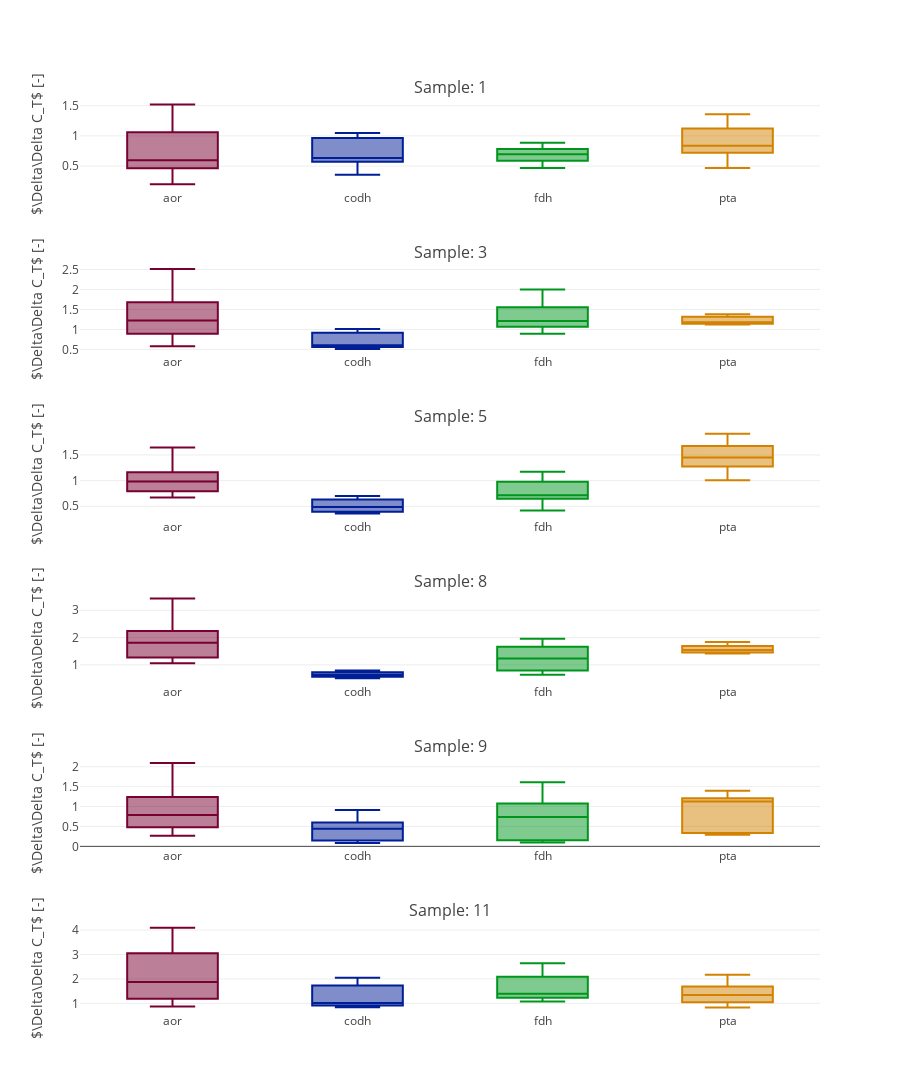

Write notebook code for a chart like this one.
### Code cell
def box_of_expressions():
    grouped_ddCts = compExps.groupby(by="Sample")

    traces = [
        go.Box(
            x=inner_df.GOI,
            y=inner_df.CompExp,
            name=("Sample: %s, GOI: %s"%(sample, goi)),
            marker=dict(
                color=color_map[goi]
            )
        )
        for sample, outer_df in grouped_ddCts if not outer_df.empty
        for goi, inner_df in outer_df.groupby(by="GOI") if not inner_df.empty
    ]

    unique_samples = ddCts.Sample.unique().map(lambda s: "Sample: %s"%(s))
    unique_gois = ddCts.GOI.unique()

    fig = plotly_tools.make_subplots(rows=len(unique_samples), cols=1, subplot_titles=unique_samples)

    for i, trace in enumerate(traces):
        yi = int(np.floor(i / len(unique_gois)))+1
        fig.append_trace(trace, yi, 1)
        fig['layout']['yaxis'+str(yi)].update(title='$\Delta\Delta C_T$ [-]')

    fig['layout'].update(height=1500, showlegend=False)

    py.iplot(fig)
    
box_of_expressions()

### Figure 1 — Plotly figure (JSON) as saved in the notebook; plotly's stock layout.template omitted (floating-point values rounded to 4 significant figures)
{"data": [{"marker": {"color": "rgb(120, 0, 50)"}, "name": "Sample: 1, GOI: aor", "type": "box", "uid": "07e1f18e-b1cf-4582-bb36-2f031717f907", "x": ["aor", "aor", "aor", "aor", "aor", "aor", "aor", "aor", "aor"], "xaxis": "x", "y": [0.5091, 1.521, 1.306, 0.3268, 0.9764, 0.8388, 0.1997, 0.5967, 0.5126], "yaxis": "y"}, {"marker": {"color": "rgb(0, 30, 150)"}, "name": "Sample: 1, GOI: codh", "type": "box", "uid": "bc5b99af-8b2b-4a40-9624-f0c2bde30f95", "x": ["codh", "codh", "codh", "codh", "codh", "codh", "codh", "codh", "codh"], "xaxis": "x", "y": [0.5844, 0.9894, 1.047, 0.5345, 0.9049, 0.9576, 0.3549, 0.6009, 0.6359], "yaxis": "y"}, {"marker": {"color": "rgb(0, 150, 30)"}, "name": "Sample: 1, GOI: fdh", "type": "box", "uid": "8d39a930-9d6e-4662-b4d5-38649e1deae5", "x": ["fdh", "fdh", "fdh", "fdh", "fdh", "fdh", "fdh", "fdh", "fdh"], "xaxis": "x", "y": [0.5976, 0.7222, 0.7603, 0.6976, 0.8431, 0.8876, 0.4705, 0.5685, 0.5985], "yaxis": "y"}, {"marker": {"color": "rgb(210, 130, 0)"}, "name": "Sample: 1, GOI: pta", "type": "box", "uid": "0852e5f9-65a7-41f3-aa42-dc2cd68d10ed", "x": ["pta", "pta", "pta", "pta", "pta", "pta", "pta", "pta", "pta"], "xaxis": "x", "y": [1.36, 1.065, 0.835, 1.3, 1.018, 0.7981, 0.7627, 0.5973, 0.4683], "yaxis": "y"}, {"marker": {"color": "rgb(120, 0, 50)"}, "name": "Sample: 3, GOI: aor", "type": "box", "uid": "6c60f58d-b95d-4bb1-b678-cd58e3a43868", "x": ["aor", "aor", "aor", "aor", "aor", "aor", "aor", "aor", "aor"], "xaxis": "x2", "y": [0.5811, 1.469, 0.9335, 0.7641, 1.931, 1.227, 0.9936, 2.511, 1.596], "yaxis": "y2"}, {"marker": {"color": "rgb(0, 30, 150)"}, "name": "Sample: 3, GOI: codh", "type": "box", "uid": "09d5649f-fd77-48b8-b1de-e2c1667dba98", "x": ["codh", "codh", "codh", "codh", "codh", "codh", "codh", "codh", "codh"], "xaxis": "x2", "y": [0.5802, 0.9095, 0.5133, 0.6067, 0.951, 0.5367, 0.645, 1.011, 0.5705], "yaxis": "y2"}, {"marker": {"color": "rgb(0, 150, 30)"}, "name": "Sample: 3, GOI: fdh", "type": "box", "uid": "098b7a5f-2cff-4754-a458-d073e87cb008", "x": ["fdh", "fdh", "fdh", "fdh", "fdh", "fdh", "fdh", "fdh", "fdh"], "xaxis": "x2", "y": [1.159, 1.269, 0.9327, 1.826, 1.999, 1.469, 1.109, 1.214, 0.8924], "yaxis": "y2"}, {"marker": {"color": "rgb(210, 130, 0)"}, "name": "Sample: 3, GOI: pta", "type": "box", "uid": "629be42c-3b76-454f-9fb4-8955e789bf0b", "x": ["pta", "pta", "pta", "pta", "pta", "pta", "pta", "pta", "pta"], "xaxis": "x2", "y": [1.181, 1.125, 1.146, 1.19, 1.133, 1.154, 1.378, 1.312, 1.336], "yaxis": "y2"}, {"marker": {"color": "rgb(120, 0, 50)"}, "name": "Sample: 5, GOI: aor", "type": "box", "uid": "62c63d4f-3825-45db-a54f-42331c2c88e4", "x": ["aor", "aor", "aor", "aor", "aor", "aor", "aor", "aor", "aor"], "xaxis": "x3", "y": [0.6844, 1.147, 0.8465, 0.6706, 1.124, 0.8294, 0.9816, 1.645, 1.214], "yaxis": "y3"}, {"marker": {"color": "rgb(0, 30, 150)"}, "name": "Sample: 5, GOI: codh", "type": "box", "uid": "bb770ea7-6138-487c-9aa3-3c392cf15bc8", "x": ["codh", "codh", "codh", "codh", "codh", "codh", "codh", "codh", "codh"], "xaxis": "x3", "y": [0.3731, 0.4877, 0.6534, 0.3582, 0.4681, 0.6272, 0.3997, 0.5223, 0.6998], "yaxis": "y3"}, {"marker": {"color": "rgb(0, 150, 30)"}, "name": "Sample: 5, GOI: fdh", "type": "box", "uid": "affffd91-1485-4edc-ae50-891ce6ebb6c2", "x": ["fdh", "fdh", "fdh", "fdh", "fdh", "fdh", "fdh", "fdh", "fdh"], "xaxis": "x3", "y": [0.4169, 0.7064, 0.7128, 0.5353, 0.907, 0.9152, 0.686, 1.162, 1.173], "yaxis": "y3"}, {"marker": {"color": "rgb(210, 130, 0)"}, "name": "Sample: 5, GOI: pta", "type": "box", "uid": "40a5df41-3c1d-437e-ace1-e68b95eaffcc", "x": ["pta", "pta", "pta", "pta", "pta", "pta", "pta", "pta", "pta"], "xaxis": "x3", "y": [1.536, 1.129, 1.631, 1.366, 1.004, 1.451, 1.8, 1.323, 1.912], "yaxis": "y3"}, {"marker": {"color": "rgb(120, 0, 50)"}, "name": "Sample: 8, GOI: aor", "type": "box", "uid": "2cdf4904-5be3-4e0d-986d-673b9005969b", "x": ["aor", "aor", "aor", "aor", "aor", "aor", "aor", "aor", "aor"], "xaxis": "x4", "y": [1.501, 1.283, 2.202, 2.341, 2.001, 3.434, 1.233, 1.054, 1.809], "yaxis": "y4"}, {"marker": {"color": "rgb(0, 30, 150)"}, "name": "Sample: 8, GOI: codh", "type": "box", "uid": "2ff2ebe8-768a-4647-85c8-313e828f3e5f", "x": ["codh", "codh", "codh", "codh", "codh", "codh", "codh", "codh", "codh"], "xaxis": "x4", "y": [0.5636, 0.5493, 0.5086, 0.6522, 0.6357, 0.5886, 0.7906, 0.7706, 0.7136], "yaxis": "y4"}, {"marker": {"color": "rgb(0, 150, 30)"}, "name": "Sample: 8, GOI: fdh", "type": "box", "uid": "24c83116-af0f-4493-9a1c-dbcb0c8fd709", "x": ["fdh", "fdh", "fdh", "fdh", "fdh", "fdh", "fdh", "fdh", "fdh"], "xaxis": "x4", "y": [0.7928, 0.6337, 0.7924, 1.23, 0.9831, 1.229, 1.96, 1.566, 1.958], "yaxis": "y4"}, {"marker": {"color": "rgb(210, 130, 0)"}, "name": "Sample: 8, GOI: pta", "type": "box", "uid": "911ad874-6925-4094-80d8-550067920cfa", "x": ["pta", "pta", "pta", "pta", "pta", "pta", "pta", "pta", "pta"], "xaxis": "x4", "y": [1.541, 1.833, 1.582, 1.45, 1.724, 1.488, 1.412, 1.68, 1.45], "yaxis": "y4"}, {"marker": {"color": "rgb(120, 0, 50)"}, "name": "Sample: 9, GOI: aor", "type": "box", "uid": "a75cb87f-d6b7-48be-99ea-d329e0316913", "x": ["aor", "aor", "aor", "aor", "aor", "aor", "aor", "aor", "aor"], "xaxis": "x5", "y": [0.3049, 0.2685, 0.5372, 1.187, 1.045, 2.091, 0.7886, 0.6943, 1.389], "yaxis": "y5"}, {"marker": {"color": "rgb(0, 30, 150)"}, "name": "Sample: 9, GOI: codh", "type": "box", "uid": "b6f0a075-5316-4bdc-91d1-8213d23d9a26", "x": ["codh", "codh", "codh", "codh", "codh", "codh", "codh", "codh", "codh"], "xaxis": "x5", "y": [0.1017, 0.08711, 0.1652, 0.4421, 0.3786, 0.7179, 0.5606, 0.4801, 0.9102], "yaxis": "y5"}, {"marker": {"color": "rgb(0, 150, 30)"}, "name": "Sample: 9, GOI: fdh", "type": "box", "uid": "61a00178-b375-4da9-9ca2-be1e1484ec62", "x": ["fdh", "fdh", "fdh", "fdh", "fdh", "fdh", "fdh", "fdh", "fdh"], "xaxis": "x5", "y": [0.09928, 0.11, 0.1669, 0.6675, 0.7397, 1.123, 0.9563, 1.06, 1.608], "yaxis": "y5"}, {"marker": {"color": "rgb(210, 130, 0)"}, "name": "Sample: 9, GOI: pta", "type": "box", "uid": "8985d0ae-cb14-45c3-b5a4-559ba48c2dc2", "x": ["pta", "pta", "pta", "pta", "pta", "pta", "pta", "pta", "pta"], "xaxis": "x5", "y": [0.3512, 0.2927, 0.2928, 1.348, 1.124, 1.124, 1.396, 1.164, 1.164], "yaxis": "y5"}, {"marker": {"color": "rgb(120, 0, 50)"}, "name": "Sample: 11, GOI: aor", "type": "box", "uid": "f3782669-7867-479d-bb2b-a69d34e2b481", "x": ["aor", "aor", "aor", "aor", "aor", "aor", "aor", "aor", "aor"], "xaxis": "x6", "y": [1.229, 2.194, 4.093, 1.053, 1.878, 3.505, 0.8713, 1.555, 2.901], "yaxis": "y6"}, {"marker": {"color": "rgb(0, 30, 150)"}, "name": "Sample: 11, GOI: codh", "type": "box", "uid": "adfb40cd-c497-4ae7-a7fa-e015a5740eb0", "x": ["codh", "codh", "codh", "codh", "codh", "codh", "codh", "codh", "codh"], "xaxis": "x6", "y": [0.9958, 0.9121, 1.838, 0.9199, 0.8427, 1.698, 1.108, 1.015, 2.045], "yaxis": "y6"}, {"marker": {"color": "rgb(0, 150, 30)"}, "name": "Sample: 11, GOI: fdh", "type": "box", "uid": "d4cdca47-b4b7-48fb-b865-890fa0eaa414", "x": ["fdh", "fdh", "fdh", "fdh", "fdh", "fdh", "fdh", "fdh", "fdh"], "xaxis": "x6", "y": [1.366, 1.181, 2.241, 1.609, 1.392, 2.639, 1.242, 1.074, 2.037], "yaxis": "y6"}, {"marker": {"color": "rgb(210, 130, 0)"}, "name": "Sample: 11, GOI: pta", "type": "box", "uid": "5311d2a0-a595-458c-8d3c-04573e42d128", "x": ["pta", "pta", "pta", "pta", "pta", "pta", "pta", "pta", "pta"], "xaxis": "x6", "y": [1.254, 1.666, 1.338, 1.633, 2.169, 1.743, 0.8285, 1.1, 0.884], "yaxis": "y6"}], "layout": {"annotations": [{"font": {"size": 16}, "showarrow": false, "text": "Sample: 1", "x": 0.5, "xanchor": "center", "xref": "paper", "y": 1.0, "yanchor": "bottom", "yref": "paper"}, {"font": {"size": 16}, "showarrow": false, "text": "Sample: 3", "x": 0.5, "xanchor": "center", "xref": "paper", "y": 0.8194, "yanchor": "bottom", "yref": "paper"}, {"font": {"size": 16}, "showarrow": false, "text": "Sample: 5", "x": 0.5, "xanchor": "center", "xref": "paper", "y": 0.6389, "yanchor": "bottom", "yref": "paper"}, {"font": {"size": 16}, "showarrow": false, "text": "Sample: 8", "x": 0.5, "xanchor": "center", "xref": "paper", "y": 0.4583, "yanchor": "bottom", "yref": "paper"}, {"font": {"size": 16}, "showarrow": false, "text": "Sample: 9", "x": 0.5, "xanchor": "center", "xref": "paper", "y": 0.2778, "yanchor": "bottom", "yref": "paper"}, {"font": {"size": 16}, "showarrow": false, "text": "Sample: 11", "x": 0.5, "xanchor": "center", "xref": "paper", "y": 0.09722, "yanchor": "bottom", "yref": "paper"}], "height": 1500, "showlegend": false, "xaxis": {"anchor": "y", "domain": [0, 1]}, "xaxis2": {"anchor": "y2", "domain": [0, 1]}, "xaxis3": {"anchor": "y3", "domain": [0, 1]}, "xaxis4": {"anchor": "y4", "domain": [0, 1]}, "xaxis5": {"anchor": "y5", "domain": [0, 1]}, "xaxis6": {"anchor": "y6", "domain": [0, 1]}, "yaxis": {"anchor": "x", "domain": [0.9028, 1.0], "title": {"text": "$\\Delta\\Delta C_T$ [-]"}}, "yaxis2": {"anchor": "x2", "domain": [0.7222, 0.8194], "title": {"text": "$\\Delta\\Delta C_T$ [-]"}}, "yaxis3": {"anchor": "x3", "domain": [0.5417, 0.6389], "title": {"text": "$\\Delta\\Delta C_T$ [-]"}}, "yaxis4": {"anchor": "x4", "domain": [0.3611, 0.4583], "title": {"text": "$\\Delta\\Delta C_T$ [-]"}}, "yaxis5": {"anchor": "x5", "domain": [0.1806, 0.2778], "title": {"text": "$\\Delta\\Delta C_T$ [-]"}}, "yaxis6": {"anchor": "x6", "domain": [0, 0.09722], "title": {"text": "$\\Delta\\Delta C_T$ [-]"}}}}
